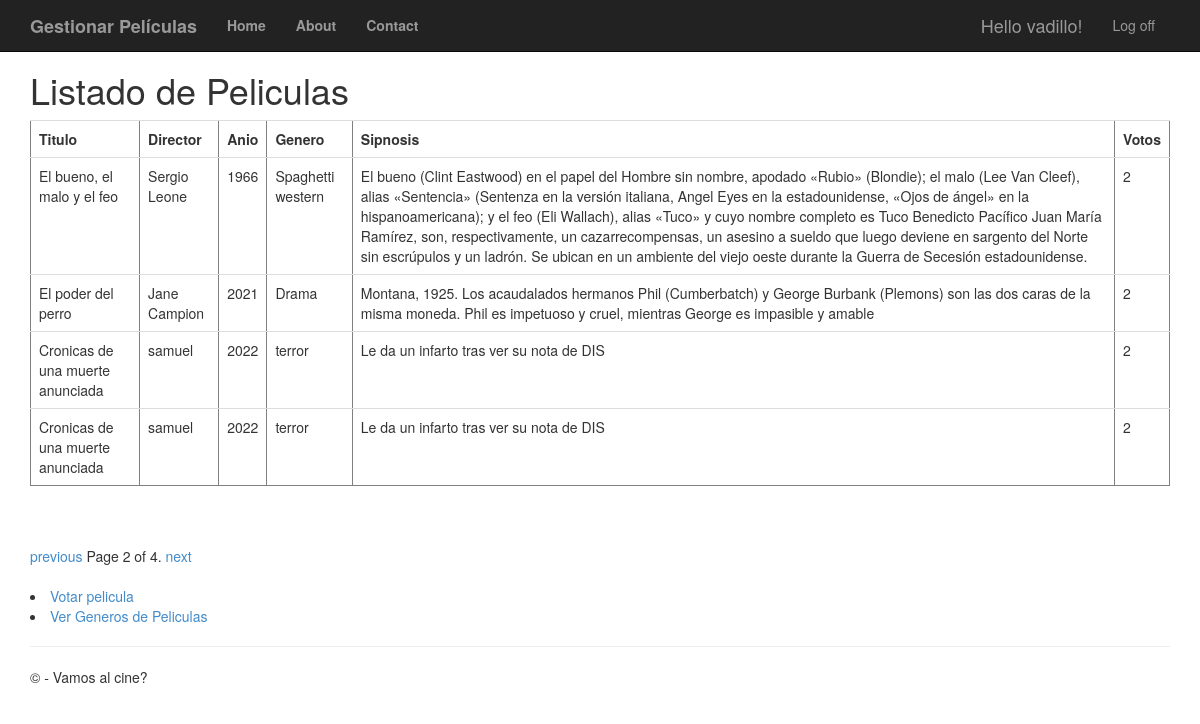
/peliculas/?page=2 (signed in), run on the app's committed database.
### app/models.py (models this page shows, shortened)
class Pelicula(models.Model):
	titulo = models.CharField(max_length=100)
	direccion = models.CharField(max_length=60)
	anio = models.IntegerField(validators=[MaxValueValidator(99999999999)])
	genero = models.CharField(max_length=60)
	sinopsis = models.CharField(max_length=700)
	votos = models.IntegerField(validators=[MaxValueValidator(99999999999)])

### app/views.py (the view)
# urls.py: path('peliculas/', views.peliculas, name='peliculas'),
def peliculas(request):
	if not request.user.is_authenticated:
		return HttpResponseRedirect('/login')
	else:
		film_lista = Pelicula.objects.all().order_by('-votos')
		paginator = Paginator(film_lista, 4) #Se indica que se mostraran 4 peliculas por pagina
		page = request.GET.get('page')
		try:
			pelis = paginator.page(page)
		except PageNotAnInteger:
			pelis = paginator.page(1)
		except EmptyPage:
			pelis = paginator.page(paginator.num_pages)
		return render(request, 'app/peliculas.html', {'pelis': pelis})

### app/templates/app/peliculas.html (shortened to what this page needs)
{% extends "app/layout.html"%}
{% block content %}
<h1>Listado de Peliculas</h1>
<table border='1' class="table">
	<tr><td><b>Titulo</b></td><td><b>Director</b></td><td><b>Anio</b></td><td><b>Genero</b></td><td><b>Sipnosis</b></td><td><b>Votos</b></td></tr>
	{% for filma in pelis %}
	<tr>
		<td>{{ filma.titulo }}</td>
		<td>{{ filma.direccion }}</td>
		<td>{{ filma.anio }}</td>
		<td>{{ filma.genero }}</td>
		<td>{{ filma.sinopsis }}</td>
		<td>{{ filma.votos }}</td>
	</tr>
	{% endfor %}
</table>
<br />
{% if pelis.has_other_pages %}
<div class="pagination">
	<span class="step-links">
		{% if pelis.has_previous %}
		<a href="?page={{ pelis.previous_page_number }}">previous</a>
		{% endif %}
		<span class="current">
			Page {{ pelis.number }} of {{ pelis.paginator.num_pages }}.
		</span>
		{% if pelis.has_next %}
		<a href="?page={{ pelis.next_page_number }}">next</a>
		{% endif %}
	</span>
</div>
<br />
{% endif %}
<li><a href="{% url 'voto' %}">Votar pelicula</a></li>
<li><a href="{% url 'generos' %}">Ver Generos de Peliculas</a></li>
{% endblock %}

### app/templates/app/loginpartial.html (shortened to what this page needs)
{% if user.is_authenticated %}
<form id="logoutForm" action="/logout/" method="post" class="navbar-right">
    <ul class="nav navbar-nav navbar-right">
        <li><span class="navbar-brand">Hello {{ user.username }}!</span></li>
        <li><a href="javascript:document.getElementById('logoutForm').submit()">Log off</a></li>
    </ul>
</form>
{% else %}
<ul class="nav navbar-nav navbar-right">
    <li><a href="{% url 'registro' %}">Registro</a></li>
    <li><a href="{% url 'login' %}">Login</a></li>
</ul>
{% endif %}

### app/static/app/content/site.css (style rules this page uses)
body { padding-top: 50px; padding-bottom: 20px; }

### data on the page
Pelicula: titulo "El bueno, el malo y el feo", direccion "Sergio Leone", anio "1966", genero "Spaghetti western", sinopsis "El bueno (Clint Eastwood) en el papel del Hombre sin nombre, apodado «Rubio» (Blondie); el malo (Lee Van Cleef), alias «Sentencia» (Sentenza en la versión italiana, Angel Eyes en la estadounidense, «Ojos de ángel» en la hispanoamericana); y el feo (Eli Wallach), alias «Tuco» y cuyo nombre completo es Tuco Benedicto Pacífico Juan María Ramírez, son, respectivamente, un cazarrecompensas, un asesino a sueldo que luego deviene en sargento del Norte sin escrúpulos y un ladrón. Se ubican en un ambiente del viejo oeste durante la Guerra de Secesión estadounidense.", votos "2"
Pelicula: titulo "El poder del perro", direccion "Jane Campion", anio "2021", genero "Drama", sinopsis "Montana, 1925. Los acaudalados hermanos Phil (Cumberbatch) y George Burbank (Plemons) son las dos caras de la misma moneda. Phil es impetuoso y cruel, mientras George es impasible y amable", votos "2"
Pelicula: titulo "Cronicas de una muerte anunciada", direccion "samuel", anio "2022", genero "terror", sinopsis "Le da un infarto tras ver su nota de DIS", votos "2"
Pelicula: titulo "Cronicas de una muerte anunciada", direccion "samuel", anio "2022", genero "terror", sinopsis "Le da un infarto tras ver su nota de DIS", votos "2"

### other printed values
{{ user.username }} "vadillo"
{{ pelis.number }} "2"
{{ pelis.paginator.num_pages }} "4"
